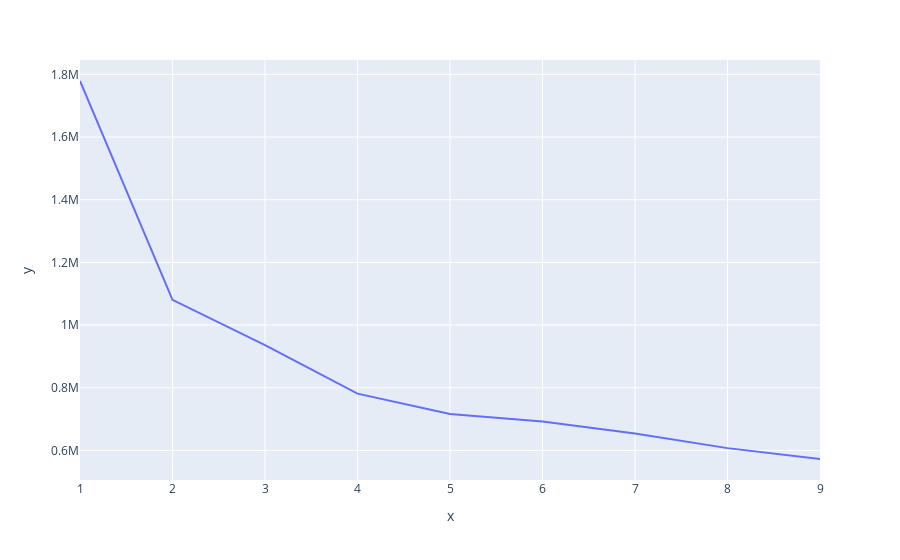

The notebook cell saved with this chart:
### Code cell
%%time
from sklearn.cluster import MiniBatchKMeans
within= []
for k in range(1,10):
    kmeanModel = MiniBatchKMeans(n_clusters=k).fit(nuevosACP)
    within.append(kmeanModel.inertia_)
fig=px.line(x=list(range(1,10)), y=within)
fig.show()

### Figure 1 — Plotly figure (JSON) as saved in the notebook; plotly's stock layout.template omitted (floating-point values rounded to 4 significant figures)
{"data": [{"hovertemplate": "x=%{x}<br>y=%{y}<extra></extra>", "legendgroup": "", "line": {"color": "#636efa", "dash": "solid"}, "mode": "lines", "name": "", "orientation": "v", "showlegend": false, "type": "scatter", "x": [1, 2, 3, 4, 5, 6, 7, 8, 9], "xaxis": "x", "y": [1779000.0, 1081000.0, 936100.0, 781200.0, 716500.0, 692400.0, 654000.0, 607300.0, 572600.0], "yaxis": "y"}], "layout": {"autosize": true, "legend": {"tracegroupgap": 0}, "margin": {"t": 60}, "xaxis": {"anchor": "y", "autorange": true, "domain": [0, 1], "range": [1, 9], "title": {"text": "x"}, "type": "linear"}, "yaxis": {"anchor": "x", "autorange": true, "domain": [0, 1], "range": [505600.0, 1846000.0], "title": {"text": "y"}, "type": "linear"}}}
